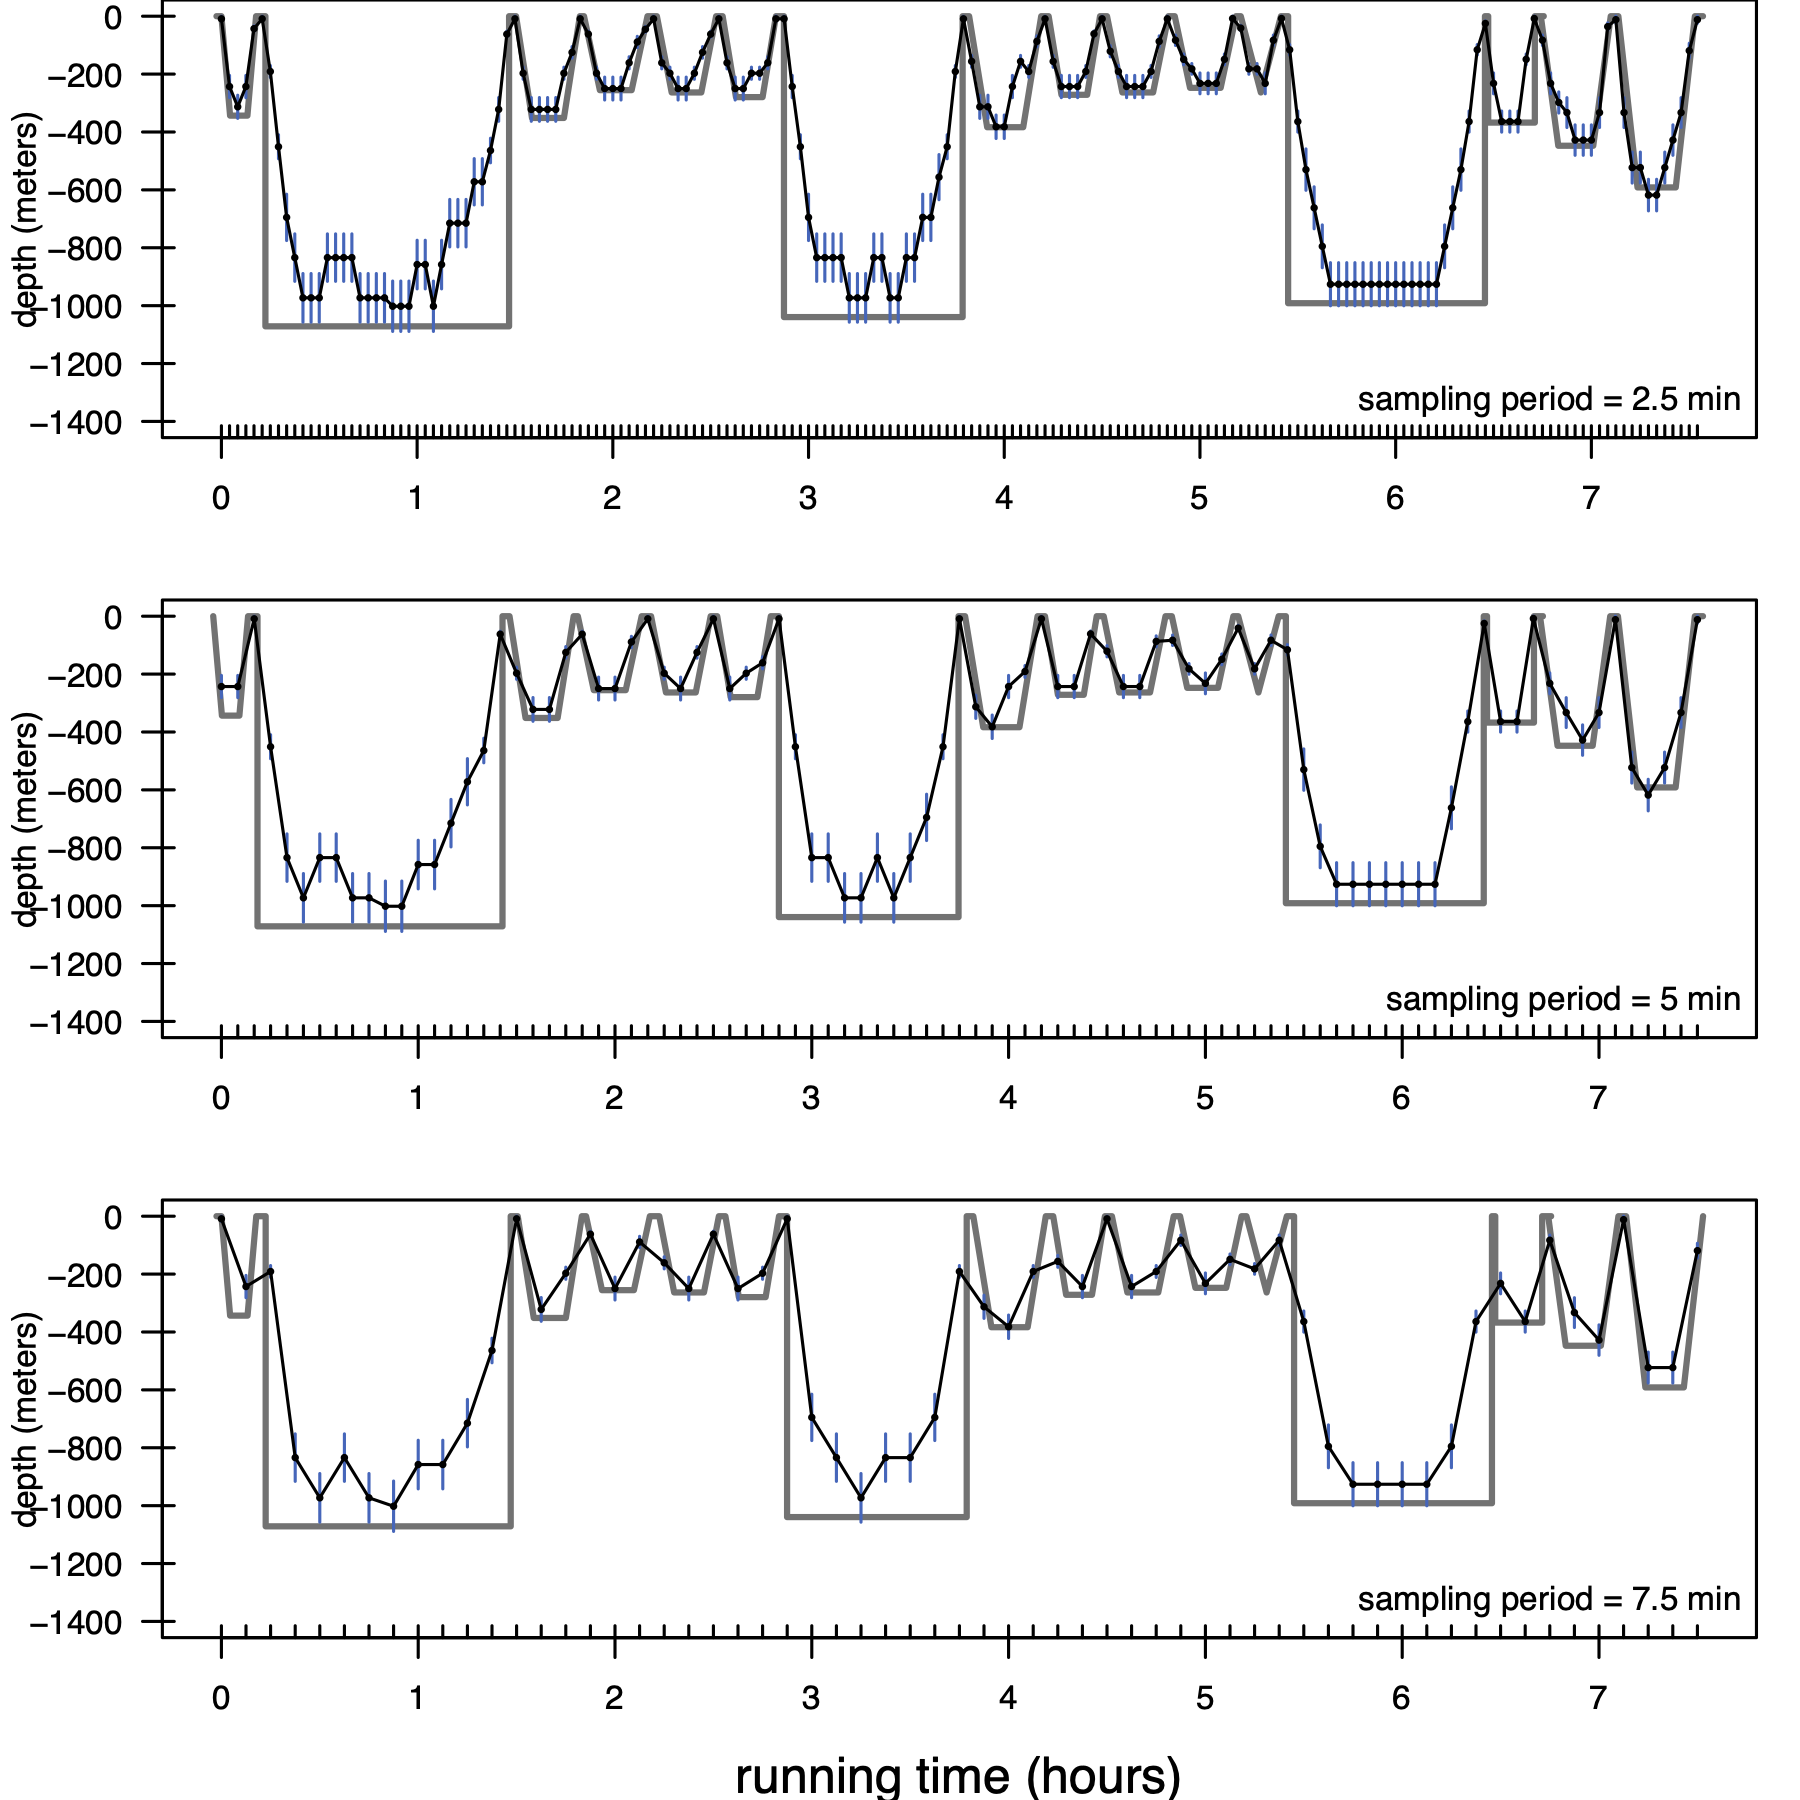

Here is the R script that generated this plot:
### Figure 2
# Concurrently recorded time-series and dive summary ('behavior')

# required libraries and functions
library(sattagutils) # github.com/williamcioffi/sattagutils
library(colorspace)
source("../../01_helper_functions/plot_dives.r")
source("../../01_helper_functions/findgaps.r")

# constants
ERRORBARCOLOR <- rgb(48/255, 102/255, 190/255)

# import tag data
tags <- readRDS("../../00_data/tags/baseline_tags.rds")

# use the first tag as an example
extag <- tags[[1]]
ser <- sattagutils::getstream(extag, "series", squash = TRUE)
beh <- sattagutils::getstream(extag, "behavior", squash = TRUE)

# grab a snippet from the beginning
ser <- ser[1:(48*4), ]

# calculate overlap
overlap <- beh$Start >= ser$Date[1] & beh$End <= ser$Date[nrow(ser)]

# clip again
ser <- ser[c(-(1:7), -((nrow(ser)-2):nrow(ser))), ]
origser <- ser # make a copy of the original for resampling

### make plot
pdf("figure2.pdf", width = 6, height = 6)
###

par(mfrow = c(3, 1), mar = c(4.1, 4.1, 1.1, 1.1), oma = c(1.1, 1.1, 0, 0))
periods <- c(2.5, 5, 7.5)

for(i in 1:length(periods)) {

if(periods[i] != 2.5) {
  ser <- sattagutils::resample_ser(origser, periods[i])
}

# helper_functions.RData
plot_dives2(beh[overlap, ],
  show_gaps = FALSE,
  legend = FALSE,
  start_time = (ser$Date[1]),
  end_time = (ser$Date[nrow(ser)]), 
  pch = NA, col = "grey45", lwd = 2,
  yaxt = FALSE
)

axis(2, at = seq(0, -1400, by = -200), lab = NA, tcl = -0.3)
axis(2, at = seq(0, -1400, by = -200), lab = abs(seq(0, -1400, by = -200)), tcl = 0.3, las = 1)
axis(1, at = ser$Date, lab = NA, tcl = 0.3)

segments(
  ser$Date, -ser$Depth - ser$DRange,
  ser$Date, -ser$Depth + ser$DRange,
  col = ERRORBARCOLOR
)

points(ser$Date, -ser$Depth, pch = 16, cex = .5)
lines(ser$Date, -ser$Depth)

hours_from_start <- (ser$Date - min(ser$Date)) / 60 / 60
atdese <- ser$Date[hours_from_start %in% 0:7] 

axis(1, at = atdese, labels = 0:7)

if(i == 3) mtext("running time (hours)", side = 1, line = 3.1)
box()

legend("bottomright", 
  legend = paste0("sampling period = ", periods[i], " min"), 
  bty = 'n'
)
}

### end plot
dev.off()
###
